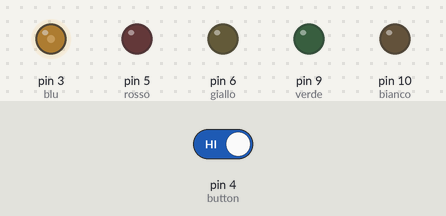
Bench run of a sketch on a simulated Arduino Uno, built with avr-gcc and run on an emulated ATmega328P. Parts: output pins drawn as LEDs (lit = HIGH). The test bench sets the inputs (shaded band); at power-on: pin 4 (button) HIGH.

Above: at 11.0 s.
11.1 s: pin 4 (button) driven LOW
At 11.59 s:
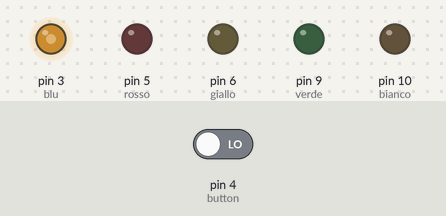
At 21.3 s:
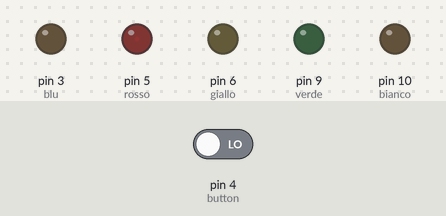
Timing chart, 0 to 52.6 s (numbered marks = the images above; inputs shaded):
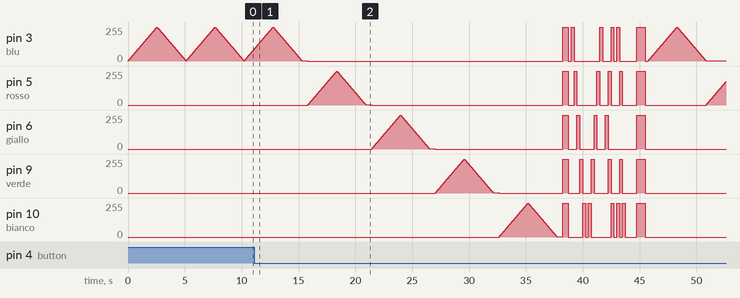

Measured:
- after the input at 11.1 s, pin 5 (rosso): rises from 0/255 to 255/255 in 2.5 s, then falls to 0/255 in 3.1 s; pin 6 (giallo): moves from 0/255 to 164/255 over 1.6 s, starting after 10.3 s

The sketch:

prova_led_casse.ino
```cpp
int blu = 3;
int rosso = 5;
int giallo = 6;
int verde = 9;
int bianco = 10;
int button = 4;
int led = 1;

void setup() {
  pinMode(blu, OUTPUT);
  pinMode(rosso, OUTPUT);
  pinMode(giallo, OUTPUT);
  pinMode(verde, OUTPUT);
  pinMode(bianco, OUTPUT);
  pinMode(button, INPUT_PULLUP);
}

void loop() {
  if (digitalRead (button) == 0) {  //se il pulsante è premuto
    led++;       // Incrementa la variabile led
    if (led > 9) { // Se la variabile supera il valore 9
      led = 1;     // Riporta la variabile a 1
    }
    delay (500);   // Pausa per antirimbalzo
  }
  if (led == 1) {
    //BLU CRESCENTE - DECRESCENTE
    digitalWrite(rosso, LOW);
    digitalWrite(giallo, LOW);
    digitalWrite(verde, LOW);
    digitalWrite(bianco, LOW);
    for (int i = 0; i < 255; i++) {
      analogWrite(blu, i);
      delay(10);
    }
    for (int i = 255; i > 0; i--) {
      analogWrite(blu, i);
      delay(10);
    }
  }
  if (led == 2) {
    //ROSSO CRESCENTE - DECRESCENRTE
    digitalWrite(blu, LOW);
    digitalWrite(giallo, LOW);
    digitalWrite(verde, LOW);
    digitalWrite(bianco, LOW);
    for (int i = 0; i < 255; i++) {
      analogWrite(rosso, i);
      delay(10);
    }
    for (int i = 255; i > 0; i--) {
      analogWrite(rosso, i);
      delay(10);
    }
  }
  if (led == 3) {
    //GIALLO CRESCENTE - DECRESCENTE
    digitalWrite(blu, LOW);
    digitalWrite(rosso, LOW);
    digitalWrite(verde, LOW);
    digitalWrite(bianco, LOW);
    for (int i = 0; i < 255; i++) {
      analogWrite(giallo, i);
      delay(10);
    }
    for (int i = 255; i > 0; i--) {
      analogWrite(giallo , i);
      delay(10);
    }
  }
  if (led == 4)  {
    //VERDE CRESCNTE - DECRESCENTE
    digitalWrite(blu, LOW);
    digitalWrite(rosso, LOW);
    digitalWrite(giallo, LOW);
    digitalWrite(bianco, LOW);
    for (int i = 0; i < 255; i++) {
      analogWrite(verde, i);
      delay(10);
    }
    for (int i = 255; i > 0; i--) {
      analogWrite(verde, i);
      delay(10);
    }
  }
  if (led == 5) {
    //BIANCO CRESCENTE - DECRESCENTE
    digitalWrite(blu, LOW);
    digitalWrite(rosso, LOW);
    digitalWrite(giallo, LOW);
    digitalWrite(verde, LOW);
    for (int i = 0; i < 255; i++) {
      analogWrite(bianco, i);
      delay(10);
    }
    for (int i = 255; i > 0; i--) {
      analogWrite(bianco, i);
      delay(10);
    }
  }
  if (led == 6) {
    //TUTTO FISSO
    digitalWrite(blu, HIGH);
    digitalWrite(rosso, HIGH);
    digitalWrite(giallo, HIGH);
    digitalWrite(verde, HIGH);
    digitalWrite(bianco, HIGH);
  }
  if (led == 7) {
    //SEQUENZA
    //spengo i led
    digitalWrite(blu, LOW);
    digitalWrite(rosso, LOW);
    digitalWrite(giallo, LOW);
    digitalWrite(verde, LOW);
    digitalWrite(bianco, LOW);
    //attendo 250 ms
    delay(250);
    //SEQUENZA "ANDATA" (blu - rosso - giallo - verde - bianco)
    digitalWrite(blu, HIGH);
    delay(250);
    digitalWrite(blu, LOW);
    digitalWrite(rosso, HIGH);
    delay(250);
    digitalWrite(rosso, LOW);
    digitalWrite(giallo, HIGH);
    delay(250);
    digitalWrite(giallo, LOW);
    digitalWrite(verde, HIGH);
    delay(250);
    digitalWrite(verde, LOW);
    digitalWrite(bianco, HIGH);
    delay(250);
    digitalWrite(bianco, LOW);
    delay(250);
    //SEQUENZA "RITORNO" (bianco - verde - giallo - rosso - blu)
    digitalWrite(bianco, HIGH);
    delay(250);
    digitalWrite(bianco, LOW);
    digitalWrite(verde, HIGH);
    delay(250);
    digitalWrite(verde, LOW);
    digitalWrite(giallo, HIGH);
    delay(250);
    digitalWrite(giallo, LOW);
    digitalWrite(rosso, HIGH);
    delay(250);
    digitalWrite(rosso, LOW);
    digitalWrite(blu, HIGH);
    delay(250);
    digitalWrite(blu, LOW);
    delay(250);
    //interno - esterno
    digitalWrite(giallo, HIGH);
    delay(250);
    digitalWrite(giallo, LOW);
    digitalWrite(verde, HIGH);
    digitalWrite(rosso, HIGH);
    delay(250);
    digitalWrite(verde, LOW);
    digitalWrite(rosso, LOW);
    digitalWrite(blu, HIGH);
    digitalWrite(bianco, HIGH);
    delay(250);
    digitalWrite(blu, LOW);
    digitalWrite(bianco, LOW);
    delay(250);
    //esterno -  interno
    digitalWrite(blu, HIGH);
    digitalWrite(bianco, HIGH);
    delay(250);
    digitalWrite(blu, LOW);
    digitalWrite(bianco, LOW);
    digitalWrite(rosso, HIGH);
    digitalWrite(verde, HIGH);
    delay(250);
    digitalWrite(rosso, LOW);
    digitalWrite(verde, LOW);
    digitalWrite(bianco, HIGH);
    delay(250);
    digitalWrite(bianco, LOW);
    delay(250);
  }
  if (led == 8) {
    //lampeggio totale
    digitalWrite(blu, LOW);
    digitalWrite(rosso, LOW);
    digitalWrite(giallo, LOW);
    digitalWrite(verde, LOW);
    digitalWrite(bianco, LOW);
    delay(250);
    digitalWrite(blu, HIGH);
    digitalWrite(rosso, HIGH);
    digitalWrite(giallo, HIGH);
    digitalWrite(verde, HIGH);
    digitalWrite(bianco, HIGH);
    delay(250);
  }
  if (led == 9) {
    //spengo i led
    digitalWrite(blu, LOW);
    digitalWrite(rosso, LOW);
    digitalWrite(giallo, LOW);
    digitalWrite(verde, LOW);
    digitalWrite(bianco, LOW);
    delay(250);
    //dimmer blu
    for (int i = 0; i < 255; i++) {
      analogWrite(blu, i);
      delay(10);
    }
    for (int i = 255; i > 0; i--) {
      analogWrite(blu, i);
      delay(10);
    }
    //dimmer rosso
    for (int i = 0; i < 255; i++) {
      analogWrite(rosso, i);
      delay(10);
    }
    for (int i = 255; i > 0; i--) {
      analogWrite(rosso, i);
      delay(10);
    //dimmer giallo
    }
    for (int i = 0; i < 255; i++) {
      analogWrite(giallo, i);
      delay(10);
    }
    for (int i = 255; i > 0; i--) {
      analogWrite(giallo, i);
      delay(10);
    }
    //dimmer verde
    for (int i = 0; i < 255; i++) {
      analogWrite(verde, i);
      delay(10);
    }
    for (int i = 255; i > 0; i--) {
      analogWrite(verde, i);
      delay(10);
    }
    //dimmer bianco
    for (int i = 0; i < 255; i++) {
      analogWrite(bianco, i);
      delay(10);
    }
    for (int i = 255; i > 0; i--) {
      analogWrite(bianco, i);
      delay(10);
    }
    //dimmer totale
    for (int i = 0; i < 255; i++) {
      analogWrite(blu, i);
      analogWrite(rosso, i);
      analogWrite(giallo, i);
      analogWrite(verde, i);
      analogWrite(bianco, i);
      delay(10);
    }
    for (int i = 255; i > 0; i--) {
      analogWrite(blu, i);
      analogWrite(rosso, i);
      analogWrite(giallo, i);
      analogWrite(verde, i);
      analogWrite(bianco, i);
      delay(10);
    }
  }
}
```
